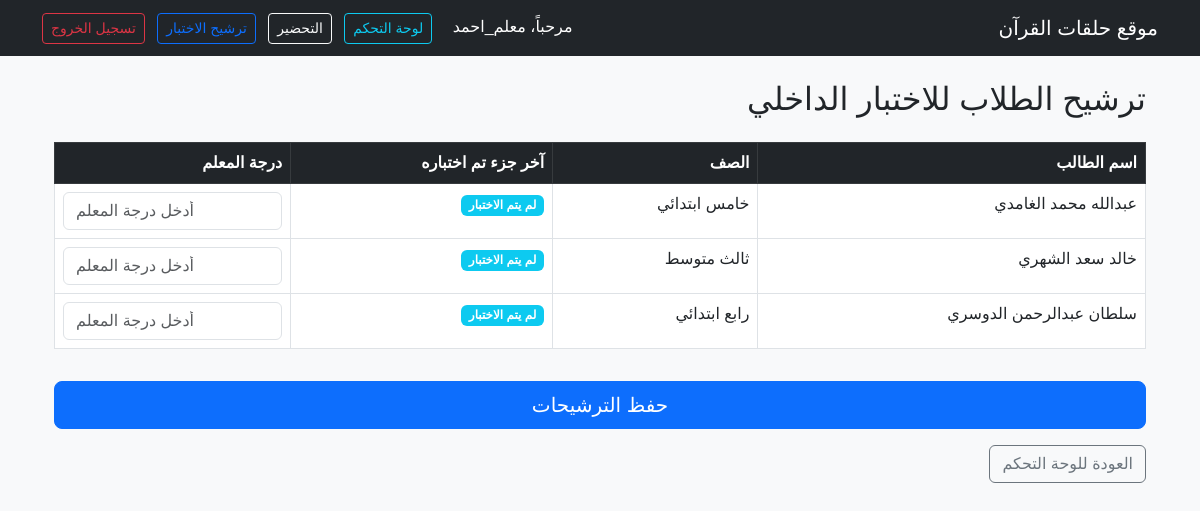
/nominate-exam/ (signed in), run on an earlier commit of the app's database.
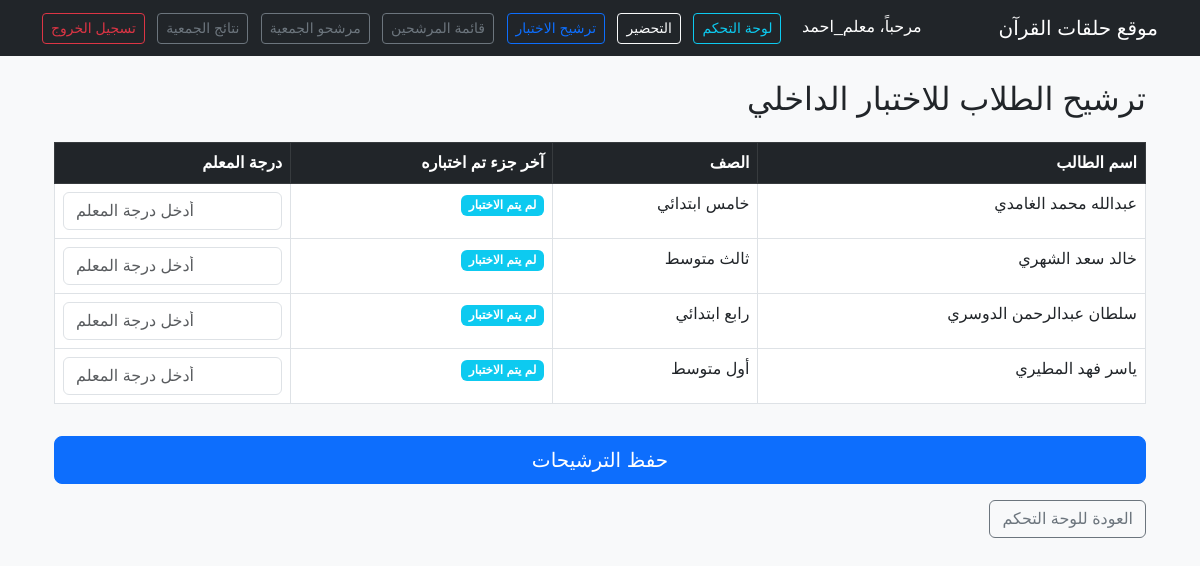
And on a later commit of the database.
### quran_center/models.py (models this page shows, shortened)
class Student(models.Model):
    identity_number = models.CharField(
        max_length=10,
        validators=[id_validator],
        unique=True,
        verbose_name="رقم الهوية"
    )
    GRADE_CHOICES = [
        ('1_pri', 'أول ابتدائي'), ('2_pri', 'ثاني ابتدائي'), ('3_pri', 'ثالث ابتدائي'),
        ('4_pri', 'رابع ابتدائي'), ('5_pri', 'خامس ابتدائي'), ('6_pri', 'سادس ابتدائي'),
        ('1_med', 'أول متوسط'), ('2_med', 'ثاني متوسط'), ('3_med', 'ثالث متوسط'),
        ('1_sec', 'أول ثانوي'), ('2_sec', 'ثاني ثانوي'), ('3_sec', 'ثالث ثانوي'),
        ('uni', 'جامعي'),
    ]
    STATUS_CHOICES = [('منتظر', 'منتظر'), ('منتظم', 'منتظم')]
    full_name = models.CharField(max_length=200, verbose_name="الاسم الثلاثي")
    student_phone = models.CharField(max_length=15, blank=True, null=True, verbose_name="جوال الطالب")
    parent_phone = models.CharField(max_length=15, verbose_name="جوال ولي الأمر")
    identity_number = models.CharField(max_length=10, unique=True, verbose_name="رقم الهوية")
    parent_identity = models.CharField(max_length=10, verbose_name="رقم هوية ولي الأمر")
    grade = models.CharField(max_length=20, choices=GRADE_CHOICES, verbose_name="الصف الدراسي")
    birth_date = models.DateField(verbose_name="تاريخ الميلاد")
    last_tested_part = models.CharField(
        max_length=50,
        choices=LAST_TESTED_PART_CHOICES,
        default='0',
        verbose_name="آخر جزء تم اختباره"
    )
    previous_center = models.CharField(max_length=100, blank=True, null=True, verbose_name="التحفيظ السابق")
    neighborhood = models.CharField(max_length=100, verbose_name="الحي")
    teacher = models.ForeignKey(User, on_delete=models.SET_NULL, null=True, blank=True, verbose_name="المعلم المسؤول")
    status = models.CharField(max_length=20, default='منتظر', choices=STATUS_CHOICES)
    educational_stage = models.CharField(max_length=50, blank=True)
    absence_reset_at = models.DateField(blank=True, null=True, verbose_name="تاريخ تصفير الغياب المؤقت")
    created_at = models.DateTimeField(auto_now_add=True)

### quran_center/views.py (the view, shortened to what this page needs)
# urls.py: path('nominate-exam/', views.nominate_for_exam, name='nominate_exam'),
@login_required
def nominate_for_exam(request):
    students = Student.objects.filter(teacher=request.user, status='منتظم')
    return render(request, 'nominate_exam.html', {'students': students})

### quran_center/templatetags/role_tags.py (called while the page is built)
@register.filter
def has_role(user, role_code):
    if not user or not user.is_authenticated:
        return False
    if user.is_superuser:
        return True
    return UserRole.objects.filter(user=user, role__code=role_code).exists()

### quran_center/templates/nominate_exam.html (shortened to what this page needs)
{% extends "base.html" %}
{% block content %}
<div class="container mt-4" dir="rtl">
    <h2 class="mb-4">ترشيح الطلاب للاختبار الداخلي</h2>
    {% if students %}
    <form method="post">
        <div class="table-responsive">
            <table class="table table-bordered table-hover">
                <thead class="table-dark">
                    <tr>
                        <th>اسم الطالب</th>
                        <th>الصف</th>
                        <th>آخر جزء تم اختباره</th>
                        <th>درجة المعلم</th>
                    </tr>
                </thead>
                <tbody>
                    {% for student in students %}
                    <tr>
                        <td>{{ student.full_name }}</td>
                        <td>{{ student.get_grade_display }}</td>
                        <td><span class="badge bg-info">{{ student.get_last_tested_part_display }}</span></td>
                        <td>
                            <input type="number"
                                   name="teacher_grade_{{ student.id }}"
                                   class="form-control"
                                placeholder="أدخل درجة المعلم"
                                   min="0"
                                   max="100"
                                   step="0.5">
                        </td>
                    </tr>
                    {% endfor %}
                </tbody>
            </table>
        </div>
        <button type="submit" class="btn btn-primary btn-lg w-100 mt-3">
            حفظ الترشيحات
        </button>
    </form>
    {% else %}
    <div class="alert alert-info">
        لا يوجد طلاب لترشيحهم للاختبار.
    </div>
    {% endif %}
    <div class="mt-3">
        <a href="{% url 'teacher_dashboard' %}" class="btn btn-outline-secondary">العودة للوحة التحكم</a>
    </div>
</div>
{% endblock %}

### quran_center/templates/base.html (shortened to what this page needs)
<!DOCTYPE html>
<html lang="ar" dir="rtl">
<head>
    <link rel="stylesheet" href="https://cdn.jsdelivr.net/npm/bootstrap@5.3.0/dist/css/bootstrap.rtl.min.css">
</head>
<body class="bg-light">
{% load role_tags %}
<nav class="navbar navbar-dark bg-dark mb-4">
    <div class="container">
        <span class="navbar-brand">موقع حلقات القرآن</span>
        <div>
            {% if user.is_authenticated %}
                <span class="text-white me-3">مرحباً، {{ user.username }}</span>
                <a href="{% url 'teacher_dashboard' %}" class="btn btn-outline-info btn-sm me-2">لوحة التحكم</a>
                <a href="{% url 'take_attendance' %}" class="btn btn-outline-light btn-sm me-2">التحضير</a>
                <a href="{% url 'nominate_exam' %}" class="btn btn-outline-primary btn-sm me-2">ترشيح الاختبار</a>
                {% if user|has_role:"examiner" %}
                <a href="{% url 'nominated_students' %}" class="btn btn-outline-secondary btn-sm me-2">قائمة المرشحين</a>
                <a href="{% url 'association_candidates' %}" class="btn btn-outline-secondary btn-sm me-2">مرشحو الجمعية</a>
                <a href="{% url 'association_results' %}" class="btn btn-outline-secondary btn-sm me-2">نتائج الجمعية</a>
                {% endif %}
                <form method="post" action="{% url 'logout' %}" style="display: inline;">
                    <button type="submit" class="btn btn-outline-danger btn-sm">تسجيل الخروج</button>
                </form>
            {% else %}
                <a href="{% url 'login' %}" class="btn btn-outline-light">تسجيل دخول المعلمين</a>
            {% endif %}
        </div>
    </div>
</nav>
<div class="container">
    {% block content %}
    {% endblock %}
</div>
</body>
</html>

What changed in the data, as far as the page shows it:
now on this page (row edited): Student: full_name "ياسر فهد المطيري", grade "أول متوسط", last_tested_part "لم يتم الاختبار"
Also different on the page:
text now shown: "قائمة المرشحين مرشحو الجمعية نتائج الجمعية"
